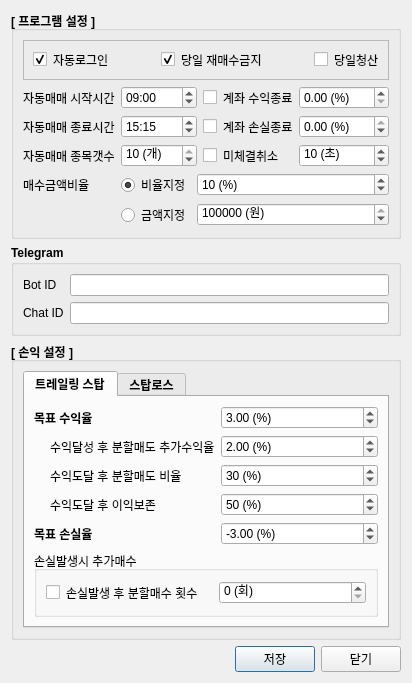
<?xml version="1.0" encoding="UTF-8"?>
<ui version="4.0">
 <class>Dialog</class>
 <widget class="QDialog" name="Dialog">
  <property name="geometry">
   <rect>
    <x>0</x>
    <y>0</y>
    <width>426</width>
    <height>597</height>
   </rect>
  </property>
  <property name="windowTitle">
   <string>Settings</string>
  </property>
  <property name="sizeGripEnabled">
   <bool>false</bool>
  </property>
  <property name="modal">
   <bool>true</bool>
  </property>
  <layout class="QGridLayout" name="gridLayout">
   <property name="sizeConstraint">
    <enum>QLayout::SetFixedSize</enum>
   </property>
   <item row="2" column="0" colspan="3">
    <widget class="QGroupBox" name="gbTrade">
     <property name="font">
      <font>
       <weight>75</weight>
       <bold>true</bold>
      </font>
     </property>
     <property name="title">
      <string>[ 손익 설정 ]</string>
     </property>
     <layout class="QGridLayout" name="gridLayout_3">
      <item row="2" column="0">
       <widget class="QTabWidget" name="tabWidget">
        <property name="font">
         <font>
          <weight>75</weight>
          <bold>true</bold>
         </font>
        </property>
        <property name="currentIndex">
         <number>0</number>
        </property>
        <property name="documentMode">
         <bool>false</bool>
        </property>
        <property name="tabsClosable">
         <bool>false</bool>
        </property>
        <property name="movable">
         <bool>false</bool>
        </property>
        <property name="tabBarAutoHide">
         <bool>false</bool>
        </property>
        <widget class="QWidget" name="trailingStop">
         <attribute name="title">
          <string>트레일링 스탑</string>
         </attribute>
         <layout class="QGridLayout" name="gridLayout_4">
          <item row="4" column="2" colspan="3">
           <widget class="QDoubleSpinBox" name="vtsTouchDivideRate">
            <property name="font">
             <font>
              <weight>50</weight>
              <bold>false</bold>
             </font>
            </property>
            <property name="suffix">
             <string> (%)</string>
            </property>
            <property name="decimals">
             <number>0</number>
            </property>
            <property name="maximum">
             <double>100.000000000000000</double>
            </property>
            <property name="singleStep">
             <double>10.000000000000000</double>
            </property>
            <property name="value">
             <double>30.000000000000000</double>
            </property>
           </widget>
          </item>
          <item row="6" column="2" colspan="3">
           <widget class="QDoubleSpinBox" name="vtsTargetLoss">
            <property name="font">
             <font>
              <weight>50</weight>
              <bold>false</bold>
             </font>
            </property>
            <property name="suffix">
             <string> (%)</string>
            </property>
            <property name="minimum">
             <double>-100.000000000000000</double>
            </property>
            <property name="maximum">
             <double>0.000000000000000</double>
            </property>
            <property name="singleStep">
             <double>0.010000000000000</double>
            </property>
            <property name="value">
             <double>-3.000000000000000</double>
            </property>
           </widget>
          </item>
          <item row="0" column="2" colspan="3">
           <widget class="QDoubleSpinBox" name="vtsTargetProfit">
            <property name="font">
             <font>
              <weight>50</weight>
              <bold>false</bold>
             </font>
            </property>
            <property name="suffix">
             <string> (%)</string>
            </property>
            <property name="maximum">
             <double>100.000000000000000</double>
            </property>
            <property name="singleStep">
             <double>0.010000000000000</double>
            </property>
            <property name="value">
             <double>3.000000000000000</double>
            </property>
           </widget>
          </item>
          <item row="2" column="2" colspan="3">
           <widget class="QDoubleSpinBox" name="vtsTouchDivideProfit">
            <property name="font">
             <font>
              <weight>50</weight>
              <bold>false</bold>
             </font>
            </property>
            <property name="suffix">
             <string> (%)</string>
            </property>
            <property name="maximum">
             <double>100.000000000000000</double>
            </property>
            <property name="singleStep">
             <double>0.010000000000000</double>
            </property>
            <property name="value">
             <double>2.000000000000000</double>
            </property>
           </widget>
          </item>
          <item row="5" column="1">
           <widget class="QLabel" name="ltsTouchDivideServeRate">
            <property name="font">
             <font>
              <weight>50</weight>
              <bold>false</bold>
             </font>
            </property>
            <property name="text">
             <string>수익도달 후 이익보존</string>
            </property>
           </widget>
          </item>
          <item row="5" column="2" colspan="3">
           <widget class="QDoubleSpinBox" name="vtsTouchDivideServeRate">
            <property name="font">
             <font>
              <weight>50</weight>
              <bold>false</bold>
             </font>
            </property>
            <property name="suffix">
             <string> (%)</string>
            </property>
            <property name="decimals">
             <number>0</number>
            </property>
            <property name="minimum">
             <double>0.000000000000000</double>
            </property>
            <property name="maximum">
             <double>100.000000000000000</double>
            </property>
            <property name="singleStep">
             <double>10.000000000000000</double>
            </property>
            <property name="value">
             <double>50.000000000000000</double>
            </property>
           </widget>
          </item>
          <item row="2" column="1">
           <widget class="QLabel" name="ltsTouchDivideProfit">
            <property name="font">
             <font>
              <weight>50</weight>
              <bold>false</bold>
             </font>
            </property>
            <property name="text">
             <string>수익달성 후 분할매도 추가수익율</string>
            </property>
           </widget>
          </item>
          <item row="2" column="0">
           <widget class="QLabel" name="ltsBlank">
            <property name="maximumSize">
             <size>
              <width>10</width>
              <height>16777215</height>
             </size>
            </property>
            <property name="font">
             <font>
              <weight>50</weight>
              <bold>false</bold>
             </font>
            </property>
            <property name="text">
             <string/>
            </property>
           </widget>
          </item>
          <item row="0" column="0" colspan="2">
           <widget class="QLabel" name="ltsTargetProfit">
            <property name="font">
             <font>
              <weight>75</weight>
              <bold>true</bold>
             </font>
            </property>
            <property name="text">
             <string>목표 수익율</string>
            </property>
           </widget>
          </item>
          <item row="7" column="0" colspan="5">
           <widget class="QGroupBox" name="groupBox">
            <property name="font">
             <font>
              <weight>50</weight>
              <bold>false</bold>
             </font>
            </property>
            <property name="title">
             <string>손실발생시 추가매수</string>
            </property>
            <layout class="QGridLayout" name="gridLayout_6">
             <item row="0" column="1">
              <widget class="QLabel" name="ltsTouchDivideBuy">
               <property name="font">
                <font>
                 <weight>50</weight>
                 <bold>false</bold>
                </font>
               </property>
               <property name="text">
                <string>손실발생 후 분할매수 횟수</string>
               </property>
              </widget>
             </item>
             <item row="0" column="2">
              <widget class="QSpinBox" name="vtsTouchDivideBuy">
               <property name="font">
                <font>
                 <weight>50</weight>
                 <bold>false</bold>
                </font>
               </property>
               <property name="suffix">
                <string> (회)</string>
               </property>
              </widget>
             </item>
             <item row="0" column="0">
              <widget class="QCheckBox" name="vtsTouchDivideBuyActive">
               <property name="maximumSize">
                <size>
                 <width>14</width>
                 <height>16777215</height>
                </size>
               </property>
               <property name="text">
                <string/>
               </property>
              </widget>
             </item>
            </layout>
           </widget>
          </item>
          <item row="4" column="1">
           <widget class="QLabel" name="ltsTouchDivideRate">
            <property name="font">
             <font>
              <weight>50</weight>
              <bold>false</bold>
             </font>
            </property>
            <property name="text">
             <string>수익도달 후 분할매도 비율</string>
            </property>
           </widget>
          </item>
          <item row="6" column="0" colspan="2">
           <widget class="QLabel" name="ltsTargetLoss">
            <property name="font">
             <font>
              <weight>75</weight>
              <bold>true</bold>
             </font>
            </property>
            <property name="text">
             <string>목표 손실율</string>
            </property>
           </widget>
          </item>
         </layout>
        </widget>
        <widget class="QWidget" name="stopLoss">
         <attribute name="title">
          <string>스탑로스</string>
         </attribute>
         <layout class="QFormLayout" name="formLayout">
          <item row="0" column="0">
           <widget class="QLabel" name="lslTargetProfit">
            <property name="font">
             <font>
              <weight>75</weight>
              <bold>true</bold>
             </font>
            </property>
            <property name="text">
             <string>목표 수익율</string>
            </property>
           </widget>
          </item>
          <item row="2" column="0">
           <widget class="QLabel" name="lslTargetLoss">
            <property name="font">
             <font>
              <weight>75</weight>
              <bold>true</bold>
             </font>
            </property>
            <property name="text">
             <string>목표 손실율</string>
            </property>
           </widget>
          </item>
          <item row="0" column="1">
           <widget class="QDoubleSpinBox" name="vslTargetProfit">
            <property name="font">
             <font>
              <weight>50</weight>
              <bold>false</bold>
             </font>
            </property>
            <property name="suffix">
             <string> (%)</string>
            </property>
            <property name="maximum">
             <double>100.000000000000000</double>
            </property>
            <property name="singleStep">
             <double>0.010000000000000</double>
            </property>
            <property name="value">
             <double>3.000000000000000</double>
            </property>
           </widget>
          </item>
          <item row="2" column="1">
           <widget class="QDoubleSpinBox" name="vslTargetLoss">
            <property name="font">
             <font>
              <weight>50</weight>
              <bold>false</bold>
             </font>
            </property>
            <property name="suffix">
             <string> (%)</string>
            </property>
            <property name="minimum">
             <double>-100.000000000000000</double>
            </property>
            <property name="maximum">
             <double>0.000000000000000</double>
            </property>
            <property name="singleStep">
             <double>0.010000000000000</double>
            </property>
            <property name="value">
             <double>-3.000000000000000</double>
            </property>
           </widget>
          </item>
          <item row="4" column="0" colspan="2">
           <widget class="QGroupBox" name="groupBox_2">
            <property name="font">
             <font>
              <weight>50</weight>
              <bold>false</bold>
             </font>
            </property>
            <property name="title">
             <string>손실발생시 추가매수</string>
            </property>
            <layout class="QGridLayout" name="gridLayout_5">
             <item row="0" column="1">
              <widget class="QLabel" name="lslTouchDivideBuy">
               <property name="font">
                <font>
                 <weight>50</weight>
                 <bold>false</bold>
                </font>
               </property>
               <property name="text">
                <string>손실발생 후 분할매수 횟수</string>
               </property>
              </widget>
             </item>
             <item row="0" column="0">
              <widget class="QCheckBox" name="vslTouchDivideBuyActive">
               <property name="maximumSize">
                <size>
                 <width>14</width>
                 <height>16777215</height>
                </size>
               </property>
               <property name="text">
                <string/>
               </property>
              </widget>
             </item>
             <item row="0" column="2">
              <widget class="QSpinBox" name="vslTouchDivideBuy">
               <property name="font">
                <font>
                 <weight>50</weight>
                 <bold>false</bold>
                </font>
               </property>
               <property name="suffix">
                <string> (회)</string>
               </property>
               <property name="maximum">
                <number>100</number>
               </property>
              </widget>
             </item>
            </layout>
           </widget>
          </item>
         </layout>
        </widget>
       </widget>
      </item>
     </layout>
    </widget>
   </item>
   <item row="3" column="0">
    <spacer name="horizontalSpacer">
     <property name="orientation">
      <enum>Qt::Horizontal</enum>
     </property>
     <property name="sizeHint" stdset="0">
      <size>
       <width>40</width>
       <height>20</height>
      </size>
     </property>
    </spacer>
   </item>
   <item row="3" column="2">
    <widget class="QPushButton" name="btnClose">
     <property name="text">
      <string>닫기</string>
     </property>
     <property name="checkable">
      <bool>false</bool>
     </property>
     <property name="checked">
      <bool>false</bool>
     </property>
     <property name="autoDefault">
      <bool>false</bool>
     </property>
    </widget>
   </item>
   <item row="3" column="1">
    <widget class="QPushButton" name="btnSave">
     <property name="text">
      <string>저장</string>
     </property>
     <property name="checkable">
      <bool>false</bool>
     </property>
     <property name="checked">
      <bool>false</bool>
     </property>
     <property name="default">
      <bool>false</bool>
     </property>
     <property name="flat">
      <bool>false</bool>
     </property>
    </widget>
   </item>
   <item row="0" column="0" colspan="3">
    <widget class="QGroupBox" name="gbBasic">
     <property name="font">
      <font>
       <weight>75</weight>
       <bold>true</bold>
      </font>
     </property>
     <property name="title">
      <string>[ 프로그램 설정 ]</string>
     </property>
     <layout class="QGridLayout" name="gridLayout_2">
      <item row="1" column="4">
       <widget class="QCheckBox" name="vAccountPlusEndActive">
        <property name="font">
         <font>
          <weight>50</weight>
          <bold>false</bold>
         </font>
        </property>
        <property name="text">
         <string/>
        </property>
        <property name="checked">
         <bool>false</bool>
        </property>
       </widget>
      </item>
      <item row="2" column="0" colspan="2">
       <widget class="QLabel" name="lRunEndTime">
        <property name="font">
         <font>
          <weight>50</weight>
          <bold>false</bold>
         </font>
        </property>
        <property name="text">
         <string>자동매매 종료시간</string>
        </property>
       </widget>
      </item>
      <item row="8" column="2">
       <widget class="QRadioButton" name="vBuyAmount">
        <property name="font">
         <font>
          <weight>50</weight>
          <bold>false</bold>
         </font>
        </property>
        <property name="text">
         <string>금액지정</string>
        </property>
       </widget>
      </item>
      <item row="7" column="0">
       <widget class="QLabel" name="lBuyRateAmount">
        <property name="font">
         <font>
          <weight>50</weight>
          <bold>false</bold>
         </font>
        </property>
        <property name="text">
         <string>매수금액비율</string>
        </property>
       </widget>
      </item>
      <item row="2" column="6" colspan="2">
       <widget class="QDoubleSpinBox" name="vAccountMinusEnd">
        <property name="font">
         <font>
          <weight>50</weight>
          <bold>false</bold>
         </font>
        </property>
        <property name="suffix">
         <string> (%)</string>
        </property>
        <property name="minimum">
         <double>-100.000000000000000</double>
        </property>
        <property name="maximum">
         <double>0.000000000000000</double>
        </property>
        <property name="singleStep">
         <double>0.010000000000000</double>
        </property>
       </widget>
      </item>
      <item row="2" column="5">
       <widget class="QLabel" name="lAccountMinusEnd">
        <property name="font">
         <font>
          <weight>50</weight>
          <bold>false</bold>
         </font>
        </property>
        <property name="text">
         <string>계좌 손실종료</string>
        </property>
       </widget>
      </item>
      <item row="1" column="5">
       <widget class="QLabel" name="lAccountPlusEnd">
        <property name="font">
         <font>
          <weight>50</weight>
          <bold>false</bold>
         </font>
        </property>
        <property name="text">
         <string>계좌 수익종료</string>
        </property>
       </widget>
      </item>
      <item row="1" column="0" colspan="2">
       <widget class="QLabel" name="lRunStartTime">
        <property name="font">
         <font>
          <weight>50</weight>
          <bold>false</bold>
         </font>
        </property>
        <property name="text">
         <string>자동매매 시작시간</string>
        </property>
       </widget>
      </item>
      <item row="7" column="2">
       <widget class="QRadioButton" name="vBuyRate">
        <property name="font">
         <font>
          <weight>50</weight>
          <bold>false</bold>
         </font>
        </property>
        <property name="text">
         <string>비율지정</string>
        </property>
        <property name="checked">
         <bool>true</bool>
        </property>
       </widget>
      </item>
      <item row="7" column="3" colspan="5">
       <widget class="QDoubleSpinBox" name="vBuyRateValue">
        <property name="font">
         <font>
          <weight>50</weight>
          <bold>false</bold>
         </font>
        </property>
        <property name="suffix">
         <string> (%)</string>
        </property>
        <property name="decimals">
         <number>0</number>
        </property>
        <property name="maximum">
         <double>100.000000000000000</double>
        </property>
        <property name="value">
         <double>10.000000000000000</double>
        </property>
       </widget>
      </item>
      <item row="8" column="3" colspan="5">
       <widget class="QSpinBox" name="vBuyAmountValue">
        <property name="font">
         <font>
          <weight>50</weight>
          <bold>false</bold>
         </font>
        </property>
        <property name="suffix">
         <string> (원)</string>
        </property>
        <property name="maximum">
         <number>999999999</number>
        </property>
        <property name="singleStep">
         <number>1000</number>
        </property>
        <property name="stepType">
         <enum>QAbstractSpinBox::DefaultStepType</enum>
        </property>
        <property name="value">
         <number>100000</number>
        </property>
       </widget>
      </item>
      <item row="0" column="0" colspan="8">
       <widget class="QFrame" name="frame">
        <property name="frameShape">
         <enum>QFrame::StyledPanel</enum>
        </property>
        <property name="frameShadow">
         <enum>QFrame::Raised</enum>
        </property>
        <property name="lineWidth">
         <number>0</number>
        </property>
        <layout class="QHBoxLayout" name="horizontalLayout">
         <property name="spacing">
          <number>6</number>
         </property>
         <property name="sizeConstraint">
          <enum>QLayout::SetNoConstraint</enum>
         </property>
         <item>
          <widget class="QCheckBox" name="vAutoLogin">
           <property name="font">
            <font>
             <weight>50</weight>
             <bold>false</bold>
            </font>
           </property>
           <property name="text">
            <string/>
           </property>
           <property name="checked">
            <bool>true</bool>
           </property>
          </widget>
         </item>
         <item>
          <widget class="QLabel" name="lAutoLogin">
           <property name="font">
            <font>
             <weight>50</weight>
             <bold>false</bold>
            </font>
           </property>
           <property name="text">
            <string>자동로그인</string>
           </property>
          </widget>
         </item>
         <item>
          <spacer name="horizontalSpacer_2">
           <property name="orientation">
            <enum>Qt::Horizontal</enum>
           </property>
           <property name="sizeHint" stdset="0">
            <size>
             <width>40</width>
             <height>20</height>
            </size>
           </property>
          </spacer>
         </item>
         <item>
          <widget class="QCheckBox" name="vReOrderActive">
           <property name="font">
            <font>
             <weight>50</weight>
             <bold>false</bold>
            </font>
           </property>
           <property name="text">
            <string/>
           </property>
           <property name="checked">
            <bool>true</bool>
           </property>
          </widget>
         </item>
         <item>
          <widget class="QLabel" name="lReOrderActive">
           <property name="font">
            <font>
             <weight>50</weight>
             <bold>false</bold>
            </font>
           </property>
           <property name="text">
            <string>당일 재매수금지</string>
           </property>
          </widget>
         </item>
         <item>
          <spacer name="horizontalSpacer_3">
           <property name="orientation">
            <enum>Qt::Horizontal</enum>
           </property>
           <property name="sizeHint" stdset="0">
            <size>
             <width>40</width>
             <height>20</height>
            </size>
           </property>
          </spacer>
         </item>
         <item>
          <widget class="QCheckBox" name="vDayClearActive">
           <property name="font">
            <font>
             <weight>50</weight>
             <bold>false</bold>
            </font>
           </property>
           <property name="text">
            <string/>
           </property>
           <property name="checked">
            <bool>false</bool>
           </property>
          </widget>
         </item>
         <item>
          <widget class="QLabel" name="lDayClearActive">
           <property name="font">
            <font>
             <weight>50</weight>
             <bold>false</bold>
            </font>
           </property>
           <property name="text">
            <string>당일청산</string>
           </property>
          </widget>
         </item>
        </layout>
       </widget>
      </item>
      <item row="2" column="4">
       <widget class="QCheckBox" name="vAccountMinusEndActive">
        <property name="font">
         <font>
          <weight>50</weight>
          <bold>false</bold>
         </font>
        </property>
        <property name="text">
         <string/>
        </property>
        <property name="checked">
         <bool>false</bool>
        </property>
       </widget>
      </item>
      <item row="1" column="6" colspan="2">
       <widget class="QDoubleSpinBox" name="vAccountPlusEnd">
        <property name="font">
         <font>
          <weight>50</weight>
          <bold>false</bold>
         </font>
        </property>
        <property name="suffix">
         <string> (%)</string>
        </property>
        <property name="maximum">
         <double>100.000000000000000</double>
        </property>
        <property name="singleStep">
         <double>0.010000000000000</double>
        </property>
       </widget>
      </item>
      <item row="3" column="0" colspan="2">
       <widget class="QLabel" name="lTradeMaxCount">
        <property name="font">
         <font>
          <weight>50</weight>
          <bold>false</bold>
         </font>
        </property>
        <property name="text">
         <string>자동매매 종목갯수</string>
        </property>
       </widget>
      </item>
      <item row="3" column="4">
       <widget class="QCheckBox" name="vOrderCancelSecActive">
        <property name="font">
         <font>
          <weight>50</weight>
          <bold>false</bold>
         </font>
        </property>
        <property name="text">
         <string/>
        </property>
        <property name="checked">
         <bool>false</bool>
        </property>
       </widget>
      </item>
      <item row="3" column="5">
       <widget class="QLabel" name="lOrderCancelSec">
        <property name="font">
         <font>
          <weight>50</weight>
          <bold>false</bold>
         </font>
        </property>
        <property name="text">
         <string>미체결취소</string>
        </property>
       </widget>
      </item>
      <item row="3" column="6" colspan="2">
       <widget class="QSpinBox" name="vOrderCancelSec">
        <property name="font">
         <font>
          <weight>50</weight>
          <bold>false</bold>
         </font>
        </property>
        <property name="suffix">
         <string> (초)</string>
        </property>
        <property name="prefix">
         <string/>
        </property>
        <property name="maximum">
         <number>600</number>
        </property>
        <property name="value">
         <number>10</number>
        </property>
       </widget>
      </item>
      <item row="1" column="2" colspan="2">
       <widget class="QTimeEdit" name="vRunStartTime">
        <property name="font">
         <font>
          <weight>50</weight>
          <bold>false</bold>
         </font>
        </property>
        <property name="displayFormat">
         <string>hh:mm</string>
        </property>
        <property name="timeSpec">
         <enum>Qt::LocalTime</enum>
        </property>
        <property name="time">
         <time>
          <hour>9</hour>
          <minute>0</minute>
          <second>0</second>
         </time>
        </property>
       </widget>
      </item>
      <item row="2" column="2" colspan="2">
       <widget class="QTimeEdit" name="vRunEndTime">
        <property name="font">
         <font>
          <weight>50</weight>
          <bold>false</bold>
         </font>
        </property>
        <property name="displayFormat">
         <string>hh:mm</string>
        </property>
        <property name="time">
         <time>
          <hour>15</hour>
          <minute>15</minute>
          <second>0</second>
         </time>
        </property>
       </widget>
      </item>
      <item row="3" column="2" colspan="2">
       <widget class="QSpinBox" name="vTradeMaxCount">
        <property name="font">
         <font>
          <weight>50</weight>
          <bold>false</bold>
         </font>
        </property>
        <property name="suffix">
         <string> (개)</string>
        </property>
        <property name="prefix">
         <string/>
        </property>
        <property name="maximum">
         <number>10</number>
        </property>
        <property name="value">
         <number>10</number>
        </property>
       </widget>
      </item>
     </layout>
    </widget>
   </item>
   <item row="1" column="0" colspan="3">
    <widget class="QGroupBox" name="groupBox_3">
     <property name="font">
      <font>
       <weight>75</weight>
       <bold>true</bold>
      </font>
     </property>
     <property name="title">
      <string>Telegram</string>
     </property>
     <layout class="QGridLayout" name="gridLayout_7">
      <item row="0" column="0">
       <widget class="QLabel" name="lbotId">
        <property name="font">
         <font>
          <weight>50</weight>
          <bold>false</bold>
         </font>
        </property>
        <property name="text">
         <string>Bot ID</string>
        </property>
       </widget>
      </item>
      <item row="0" column="1">
       <widget class="QLineEdit" name="vBotId">
        <property name="font">
         <font>
          <weight>50</weight>
          <bold>false</bold>
         </font>
        </property>
       </widget>
      </item>
      <item row="1" column="0">
       <widget class="QLabel" name="lchatId">
        <property name="font">
         <font>
          <weight>50</weight>
          <bold>false</bold>
         </font>
        </property>
        <property name="text">
         <string>Chat ID</string>
        </property>
       </widget>
      </item>
      <item row="1" column="1">
       <widget class="QLineEdit" name="vChatId">
        <property name="font">
         <font>
          <weight>50</weight>
          <bold>false</bold>
         </font>
        </property>
       </widget>
      </item>
     </layout>
    </widget>
   </item>
  </layout>
 </widget>
 <resources/>
 <connections/>
</ui>
